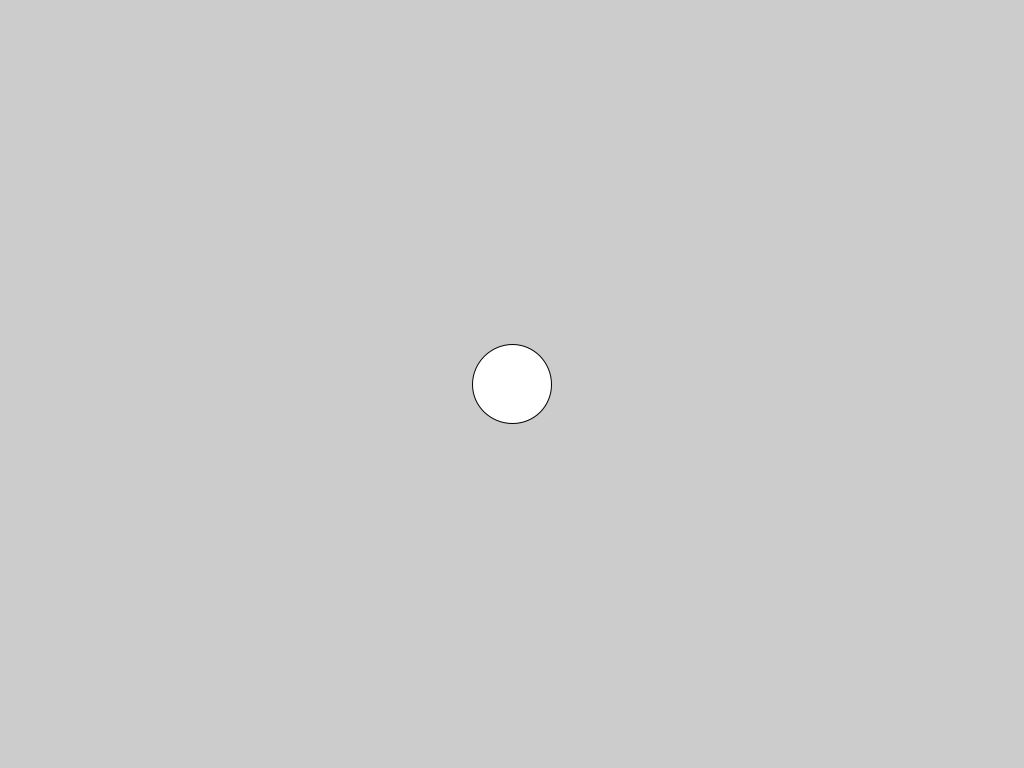
Frame 1 (no input)
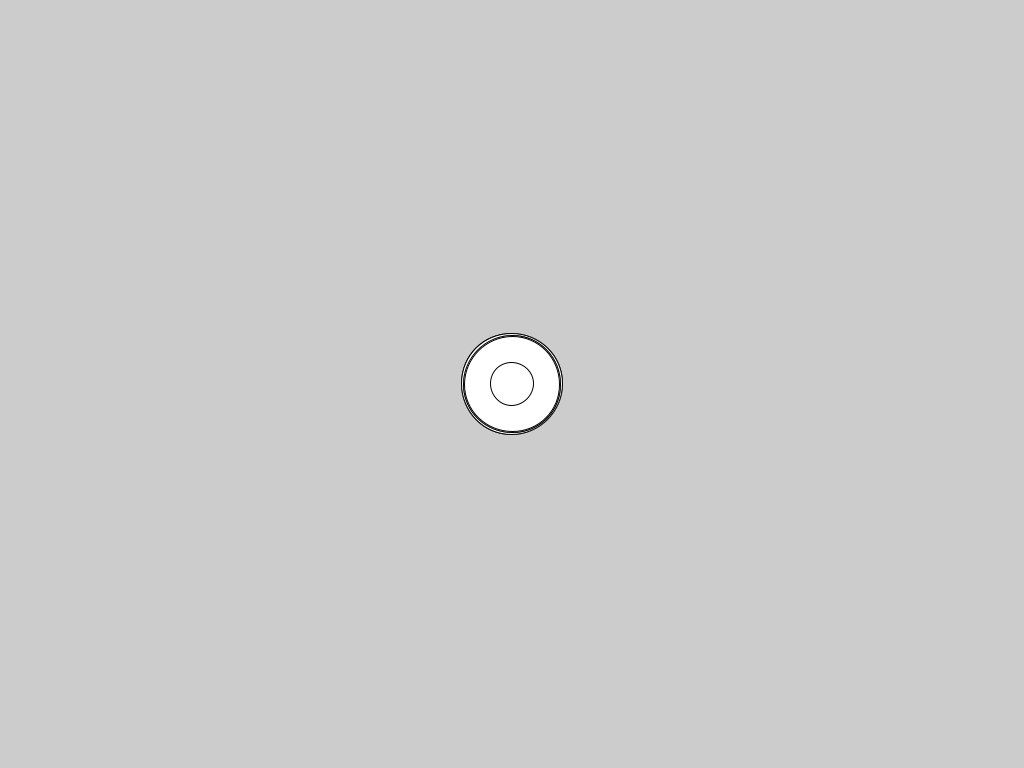
Frame 60 (the mouse pressed at the canvas centre just before this capture)
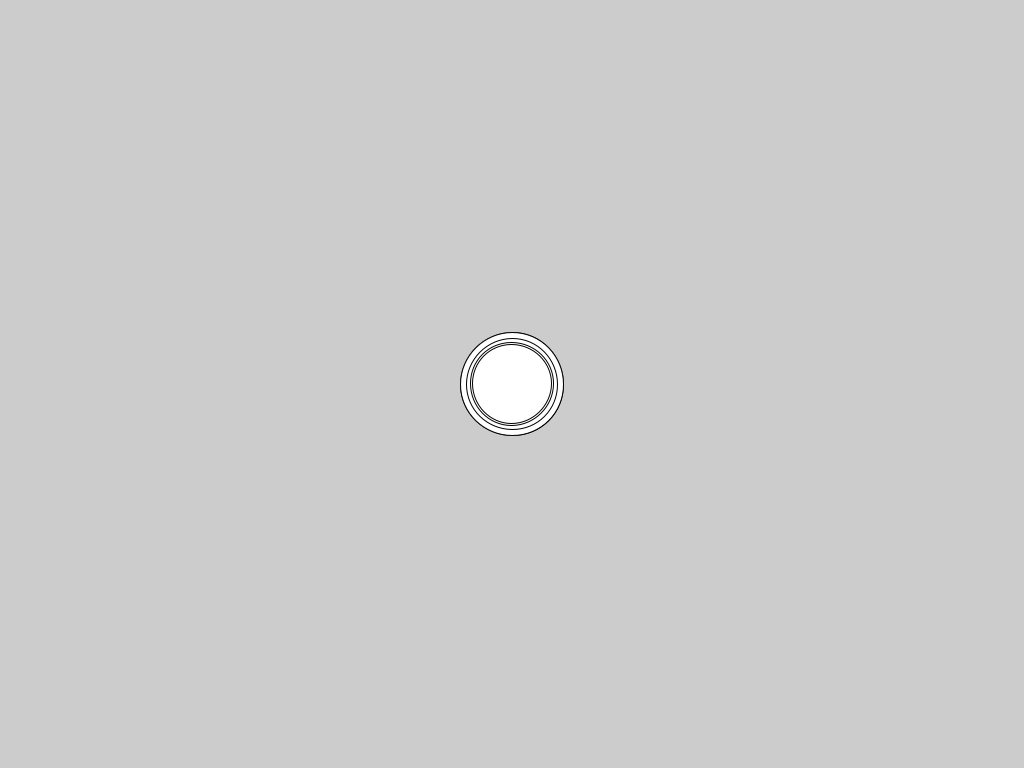
Frame 120 (the mouse held since frame 60 and released just before this capture)

The Processing sketch that drew these frames (run headless with seeded random() and noise(); from frame 60 on, the mouse is pressed at the canvas centre):

// Processing sketch: function_type
// ── function_type.pde
void setup() {
  size(1024,768);
}

void draw() {

  printEllipse();
  
}

void printEllipse() {
  float mSize = calcThisNumbers(42, 23, random(20,68));
  ellipse(width/2,height/2,mSize,mSize);
}

float calcThisNumbers(float n1, float n2, float n3) {
  float result = n1+n2;
  result = result*n3;
  result++;
  result = result/n1;
  //println(result);
  return result;
}
